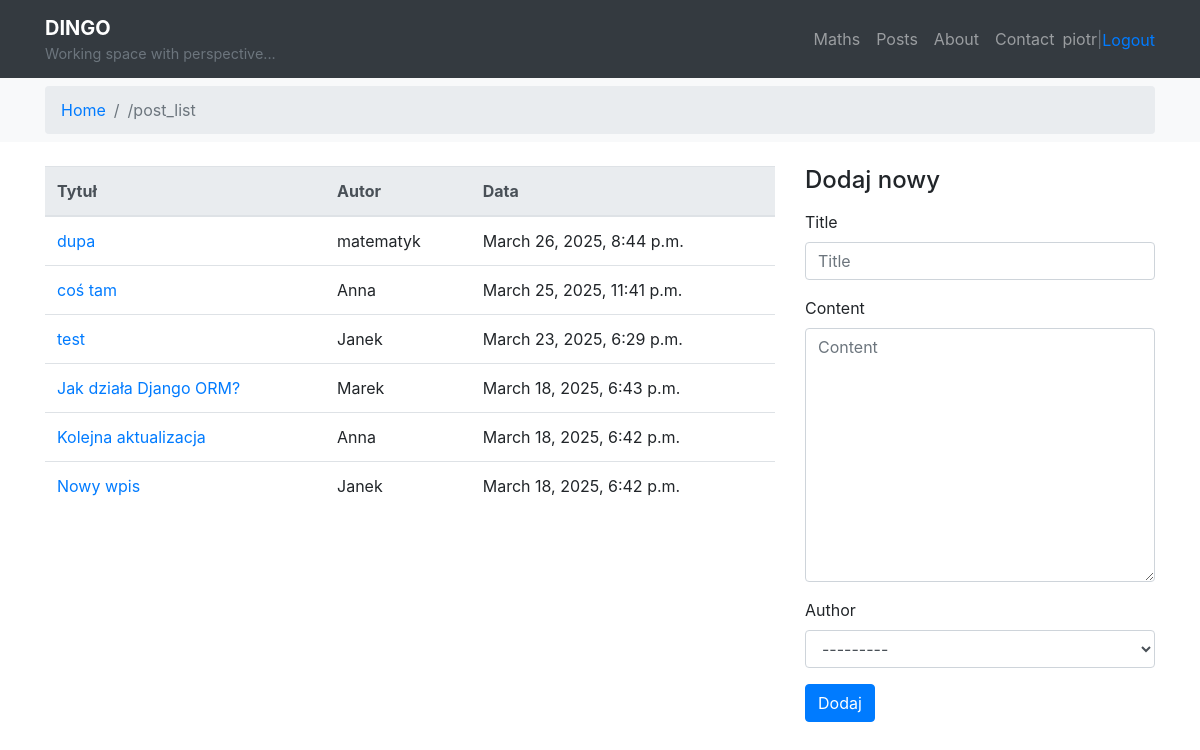
The page /posts/ (signed in) on the database its author committed.
### posts/models.py (models this page shows, shortened)
class Post(models.Model):
    title = models.CharField(max_length=100)
    content = models.TextField()
    created = models.DateTimeField(auto_now_add=True)
    modified = models.DateTimeField(auto_now=True)
    author = models.ForeignKey(Author, on_delete=models.CASCADE)

class Author(models.Model):
    nick = models.CharField(max_length=20, unique=True)
    email = models.EmailField(unique=True)
    def __str__(self):
        return self.nick

### posts/views.py (the view)
# urls.py: path('', post_list, name='post_list'),
def post_list(request):
    posts = Post.objects.order_by('-created')
    paginator = Paginator(posts, 10)
    page_number = request.GET.get('page')
    posts_page = paginator.get_page(page_number)
    if request.method == "POST":
        form = PostForm(request.POST)
        if form.is_valid():
            form.save()
            return redirect('posts:post_list')
    else:
        form = PostForm()
    return render(request, "posts/post_list.html", {
        "posts": posts_page,
        "form": form
    })

### posts/forms.py
class PostForm(forms.ModelForm):
    class Meta:
        model = Post
        fields = ['title', 'content', 'author']

### posts/templates/posts/post_list.html (shortened to what this page needs)
{% extends "main.html" %}
{% load bootstrap4 %}
{% block content %}
<div class="row">
    <div class="col-md-8">
        <table class="table table-hover">
            <thead class="thead-light">
                <tr>
                    <th>Tytuł</th>
                    <th>Autor</th>
                    <th>Data</th>
                </tr>
            </thead>
            <tbody>
                {% for post in posts %}
                    <tr>
                        <td>
                            <a href="{% url 'posts:post_detail' post.pk %}">
                                {{ post.title }}
                            </a>
                        </td>
                        <td>{{ post.author.nick }}</td>
                        <td>{{ post.created|date:"F j, Y, g:i a" }}</td>
                    </tr>
                {% empty %}
                    <tr><td colspan="3"><em>Brak postów</em></td></tr>
                {% endfor %}
            </tbody>
        </table>
    </div>
    <div class="col-md-4">
        {% if perms.posts.add_post %}
        <h4 class="mb-3">Dodaj nowy</h4>
        <form method="post" novalidate>
            {% bootstrap_form form  %}
            <button type="submit" class="btn btn-primary">Dodaj</button>
        </form>
        {% endif %}
    </div>
</div>
{% endblock %}

### templates/main.html (shortened to what this page needs)
{% load bootstrap4 %}
{% load static %}
<!DOCTYPE html>
<html lang="en">
<head>
    <link rel="stylesheet" href="{% static 'maths/css/style.css' %}">
    {% bootstrap_css %}
</head>
<body>
<nav class="navbar navbar-expand-lg navbar-dark bg-dark">
    <div class="container">
      <a class="navbar-brand" href="{% url 'welcome' %}">
        <div class="d-flex flex-column">
          <strong>DINGO</strong>
          <small class="text-muted" style="font-size: 0.9rem;">Working space with perspective...</small>
        </div>
      </a>
      <div class="collapse navbar-collapse justify-content-end" id="navbarNav">
        <ul class="navbar-nav text-right">
          <li class="nav-item">
            <a class="nav-link" href="{% url 'maths:list' %}">Maths</a>
          </li>
          <li class="nav-item">
            <a class="nav-link" href="{% url 'posts:post_list' %}">Posts</a>
          </li>
          <li class="nav-item">
            <a class="nav-link" href="{% url 'about' %}">About</a>
          </li>
          <li class="nav-item">
            <a class="nav-link" href="{% url 'contact' %}">Contact</a>
          </li>
          {% if user.is_authenticated %}
          <li class="nav-item d-flex align-items-center">
            <span class="nav-link p-0">{{ user.username }}</span>
            <span class="nav-item text-muted me-3">|</span>
            <form method="post" action="{% url 'logout' %}" class="m-0">
              <button type="submit" class="btn btn-link p-0" style="border:none; background:none;">Logout</button>
            </form>
          </li>
          {% else %}
            <li class="nav-item">
              <a class="nav-link" href="{% url 'login' %}">Login</a>
            </li>
          {% endif %}
        </ul>
      </div>
    </div>
  </nav>
<nav class="bg-light py-2 px-3 mb-4" aria-label="breadcrumb">
    <div class="container">
        <ol class="breadcrumb mb-0">
            <li class="breadcrumb-item"><a href="{% url 'welcome' %}">Home</a></li>
            {% if request.resolver_match.url_name != "welcome" %}
                <li class="breadcrumb-item active" aria-current="page">
                    /{{ request.resolver_match.url_name }}
                </li>
            {% endif %}
        </ol>
    </div>
</nav>
<div class="container">
    {% block content %}{% endblock %}
</div>
</body>
</html>

### rows shown on the page
Post: title "dupa", author.nick "matematyk", created "March 26, 2025, 8:44 p.m."
Post: title "coś tam", author.nick "Anna", created "March 25, 2025, 11:41 p.m."
Post: title "test", author.nick "Janek", created "March 23, 2025, 6:29 p.m."
Post: title "Jak działa Django ORM?", author.nick "Marek", created "March 18, 2025, 6:43 p.m."
Post: title "Kolejna aktualizacja", author.nick "Anna", created "March 18, 2025, 6:42 p.m."
Post: title "Nowy wpis", author.nick "Janek", created "March 18, 2025, 6:42 p.m."

### other values the page prints
{{ user.username }} "piotr"
{{ request.resolver_match.url_name }} "post_list"
